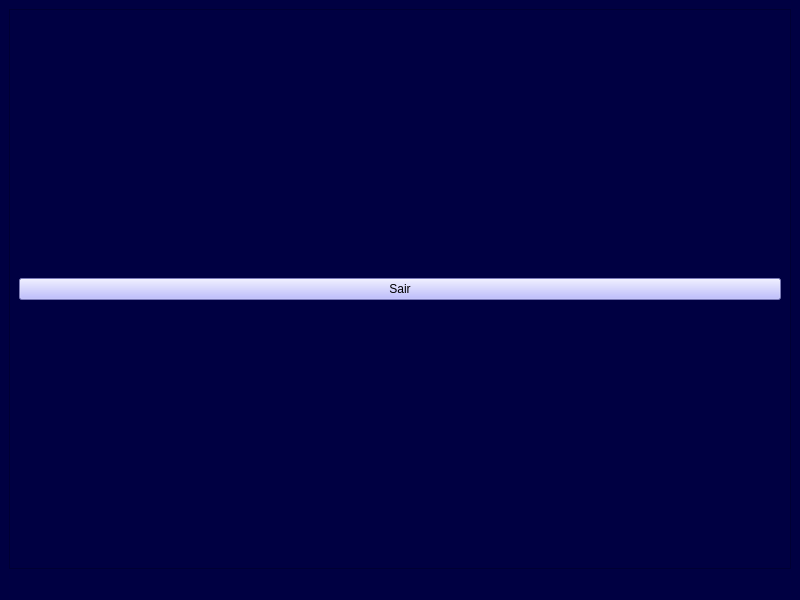
<?xml version="1.0" encoding="UTF-8"?>
<ui version="4.0">
 <class>MainWindow</class>
 <widget class="QMainWindow" name="MainWindow">
  <property name="geometry">
   <rect>
    <x>0</x>
    <y>0</y>
    <width>800</width>
    <height>600</height>
   </rect>
  </property>
  <property name="windowTitle">
   <string>MainWindow</string>
  </property>
  <property name="styleSheet">
   <string notr="true">background-color: rgb(0, 0, 66);</string>
  </property>
  <widget class="QWidget" name="centralwidget">
   <layout class="QVBoxLayout" name="verticalLayout">
    <item>
     <widget class="QFrame" name="frame">
      <property name="frameShape">
       <enum>QFrame::StyledPanel</enum>
      </property>
      <property name="frameShadow">
       <enum>QFrame::Raised</enum>
      </property>
      <layout class="QVBoxLayout" name="verticalLayout_2">
       <item>
        <widget class="QPushButton" name="pushButton">
         <property name="styleSheet">
          <string notr="true">background-color: rgb(170, 170, 255);</string>
         </property>
         <property name="text">
          <string>Sair</string>
         </property>
        </widget>
       </item>
      </layout>
     </widget>
    </item>
   </layout>
  </widget>
  <widget class="QMenuBar" name="menubar">
   <property name="geometry">
    <rect>
     <x>0</x>
     <y>0</y>
     <width>800</width>
     <height>21</height>
    </rect>
   </property>
  </widget>
  <widget class="QStatusBar" name="statusbar"/>
 </widget>
 <resources/>
 <connections/>
</ui>
